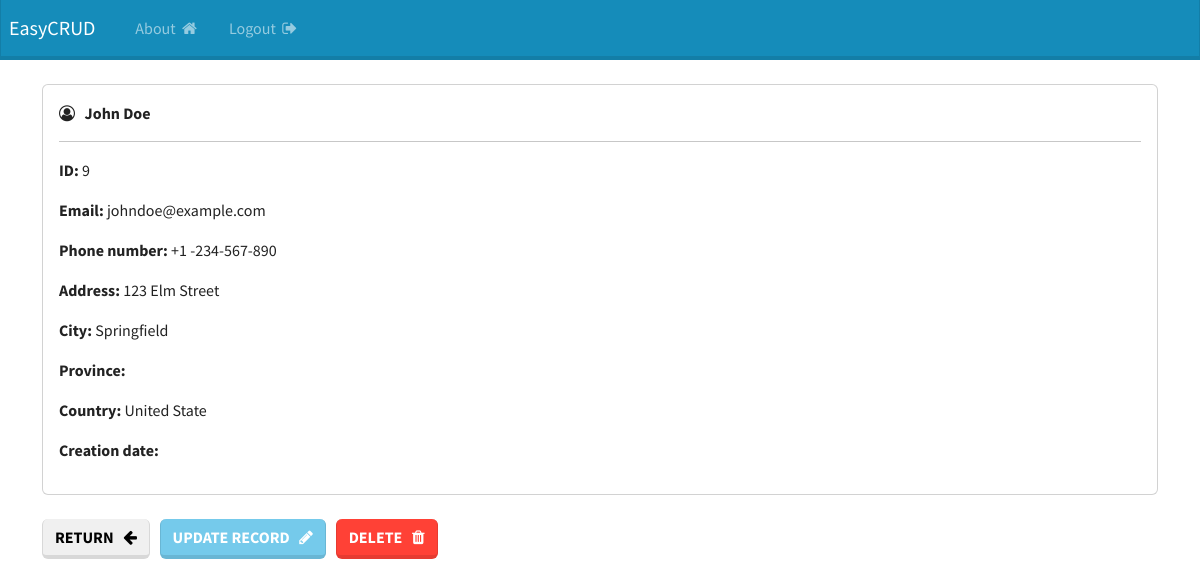
/record/9 (signed in), run on the app's committed database.
### webapp/models.py (models this page shows, shortened)
class UserData(models.Model):
    id = models.AutoField(primary_key=True)  # Optional: Django automatically adds a primary key
    first_name = models.CharField(max_length=100)
    last_name = models.CharField(max_length=100)
    email = models.EmailField()
    phone = models.CharField(max_length=15)
    address = models.CharField(max_length=255)
    city = models.CharField(max_length=100)
    state = models.CharField(max_length=100)
    country = models.CharField(max_length=100)

### webapp/views.py (the view)
# urls.py: path('record/<int:pk>',views.record,name="record"),
@login_required(login_url = 'login')
def record(request, pk):
    record = UserData.objects.get(id=pk)
    context = {'record': record}
    return render(request,'webapp/view.html',context = context)

### webapp/templates/webapp/view.html (shortened to what this page needs)
{% extends 'webapp/base.html' %}
{% block content %}
    <div class="card">
        <div class="card-body">
            <i class="fa fa-user-circle-o" aria-hidden="true"></i> &nbsp;
            <strong>
                {{record.first_name}}
                {{record.last_name}}
            </strong>
            <hr>
            <p> <strong> ID: </strong> {{record.id}} </p>
            <p> <strong> Email: </strong> {{record.email}} </p>
            <p> <strong> Phone number: </strong> {{record.phone}} </p>
            <p> <strong> Address: </strong> {{record.address}} </p>
            <p> <strong> City: </strong> {{record.city}} </p>
            <p> <strong> Province: </strong> {{record.province}} </p>
            <p> <strong> Country: </strong> {{record.country}} </p>
            <p> <strong> Creation date: </strong> {{record.creation_date}} </p>
        </div>
    </div>
    <br>
    <a href="{% url 'dashboard' %}" class="btn btn-secondary"> Return &nbsp; <i class="fa fa-arrow-left" aria-hidden="true"></i> </a>
    <a href="{% url 'update' record.id %}" class="btn btn-info"> Update record &nbsp; <i class="fa fa-pencil" aria-hidden="true"></i> </a>
    <a href="{% url 'delete' record.id %}" class="btn btn-danger"> Delete &nbsp; <i class="fa fa-trash" aria-hidden="true"></i> </a>
{% endblock %}

### data on the page
UserData: first_name "John", last_name "Doe", id "9", email "johndoe@example.com", phone "+1 -234-567-890", address "123 Elm Street", city "Springfield", country "United State"
